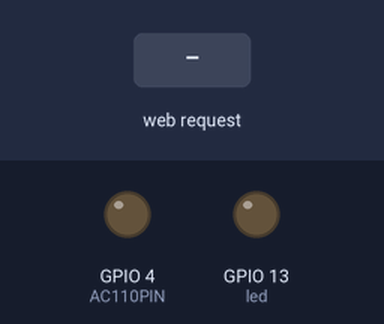
The sketch below on a simulated ESP8266 (NodeMCU). Shown: output pins drawn as LEDs (lit = HIGH). The test bench sets the inputs (shaded band). WiFi joins after 1.5 s; servers stay silent unless stated; what the sketch prints to the serial monitor is not drawn.

Above: at 2.7 s.
2.8 s: HTTP request GET /on received
At 3.8 s:
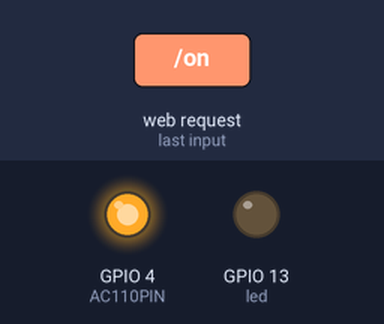
4.3 s: HTTP request GET /off received
At 5.0 s:
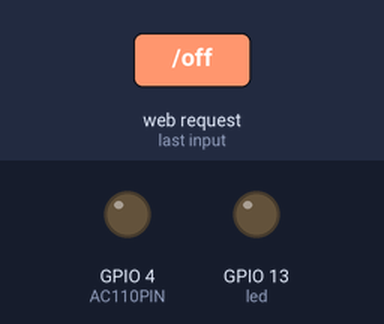
Timing chart, 0 to 7.3 s (numbered marks = the images above; inputs shaded):
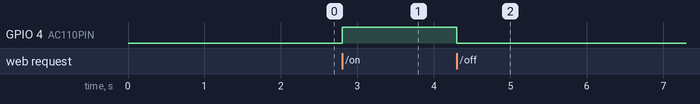

The sketch:

smartplug.ino
```cpp
#include <ESP8266WiFi.h>
#include <WiFiClient.h>
#include <ESP8266WebServer.h>
#include <ESP8266mDNS.h>

#define AC110PIN 4     // Connected to Pin D2 in NodeMCU

const char* ssid = "Nokia 6";
const char* password = "nullnull";

ESP8266WebServer server(80);

const int led = 13;

void handleRoot() {
  digitalWrite(led, 1);
  server.send(200, "text/plain", "hello from esp8266!");
  digitalWrite(led, 0);
}

void handleNotFound(){
  digitalWrite(led, 1);
  String message = "File Not Found\n\n";
  message += "URI: ";
  message += server.uri();
  message += "\nMethod: ";
  message += (server.method() == HTTP_GET)?"GET":"POST";
  message += "\nArguments: ";
  message += server.args();
  message += "\n";
  for (uint8_t i=0; i<server.args(); i++){
    message += " " + server.argName(i) + ": " + server.arg(i) + "\n";
  }
  server.send(404, "text/plain", message);
  digitalWrite(led, 0);
}

void setup(void){
  pinMode(led, OUTPUT);
  Serial.println("110Vxx test!");
  pinMode(AC110PIN, OUTPUT);
  digitalWrite(AC110PIN, LOW);
  digitalWrite(led, 0);
  Serial.begin(115200);
  WiFi.mode(WIFI_STA);
  WiFi.begin(ssid, password);
  Serial.println("");

  // Wait for connection
  while (WiFi.status() != WL_CONNECTED) {
    delay(500);
    Serial.print(".");
  }
  Serial.println("");
  Serial.print("Connected to ");
  Serial.println(ssid);
  Serial.print("IP address: ");
  Serial.println(WiFi.localIP());
///http://esp8266.local
  if (MDNS.begin("esp8266")) {
    Serial.println("MDNS responder started");
  }

  server.on("/", handleRoot);

  server.on("/on", [](){
    server.send(200, "text/plain", "this works as well");
    digitalWrite(AC110PIN, HIGH);

  });
  server.on("/off", [](){
    server.send(200, "text/plain", "this works as well");
    digitalWrite(AC110PIN, LOW);
  });

  server.onNotFound(handleNotFound);

  server.begin();
  Serial.println("HTTP server started");
}

void loop(void){
  server.handleClient();
}
```

Measured:
- after the input at 2.8 s, GPIO 4 (AC110PIN): LOW → HIGH at once
- after the input at 4.3 s, GPIO 4 (AC110PIN): HIGH → LOW at once
